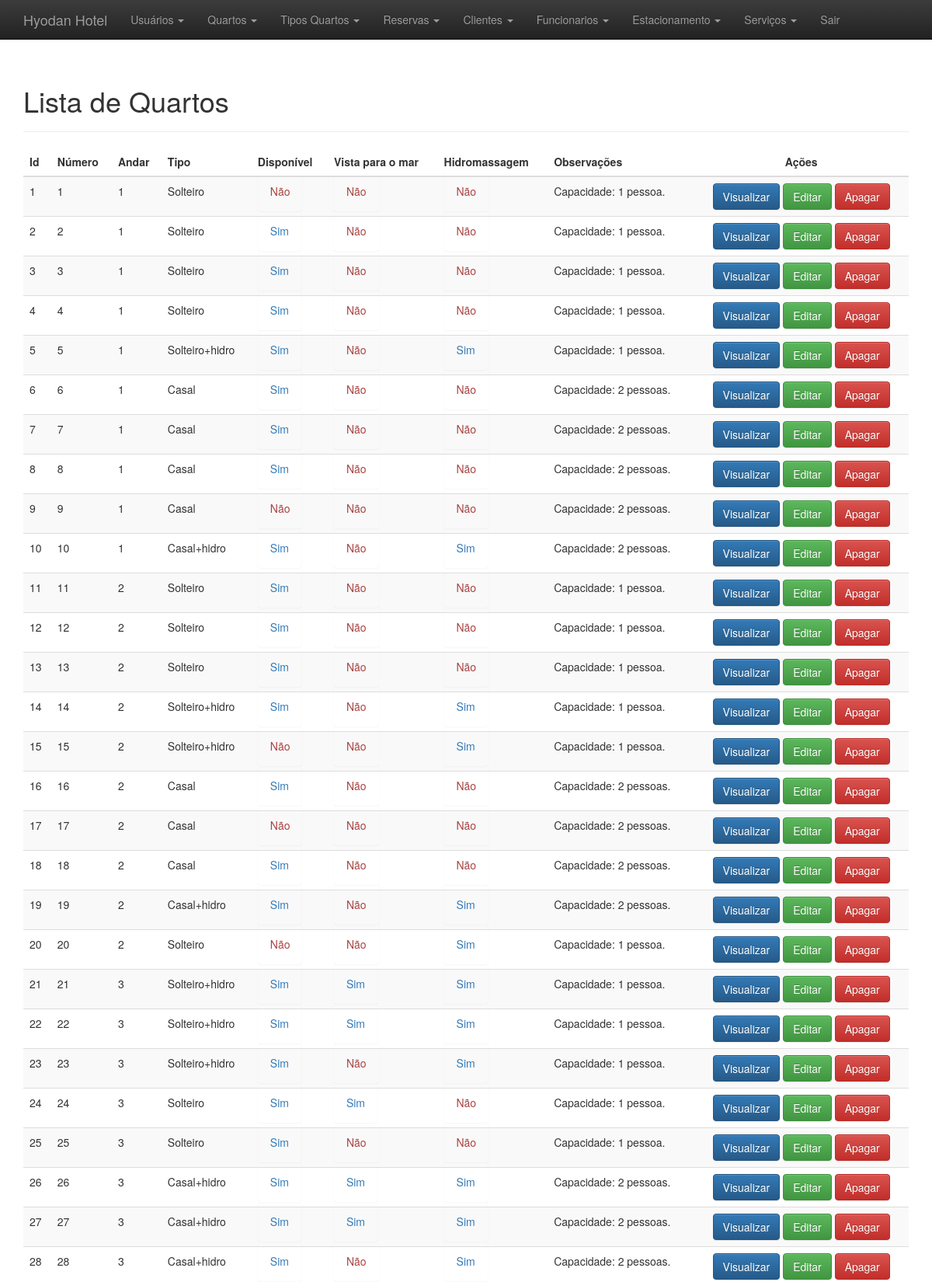
Screenshot of /SITE/hotel/administrativo.php?link=7 (signed in, upper part) with the database file from the repository.
### tables this page shows
CREATE TABLE IF NOT EXISTS `quartos` (
  `idquarto` int(11) NOT NULL AUTO_INCREMENT,
  `numero` int(3) NOT NULL,
  `andar` int(2) NOT NULL,
  `tipo` int(11) NOT NULL,
  `disponivel` tinyint(1) NOT NULL,
  `vista_mar` tinyint(1) NOT NULL,
  `hidromassagem` tinyint(1) NOT NULL,
  `imagem` varchar(100) DEFAULT NULL,
  `obs` text,
  PRIMARY KEY (`idquarto`),
  UNIQUE KEY `numero` (`numero`),
  KEY `tipo` (`tipo`)
);

CREATE TABLE IF NOT EXISTS `tiposquartos` (
  `idtipo` int(11) NOT NULL AUTO_INCREMENT,
  `nome` varchar(30) DEFAULT NULL,
  `diaria` float(6,2) DEFAULT NULL,
  PRIMARY KEY (`idtipo`)
);

### SITE/hotel/listar_quartos.php (the view, shortened to what this page needs)
<?php
	$sql = "select q.idquarto, q.numero, q.andar, q.tipo, q.disponivel, q.vista_mar, q.hidromassagem, q.imagem, q.imagem, q.obs, t.nome, t.idtipo from quartos as q join tiposquartos as t on q.tipo = t.idtipo ORDER BY q.idquarto";
	$selecao = mysqli_query($conexao, $sql);
?>
    <div class="container theme-showcase" role="main">
	    <div class="page-header">
	    	<h1>Lista de Quartos</h1>
	    </div>
	<table class="table table-striped">
		<thead>
			<tr>
				<th>Id</th>
				<th>Número</th>
				<th>Andar</th>
				<th>Tipo</th>
				<th>Disponível</th>
				<th>Vista para o mar</th>
				<th>Hidromassagem</th>
				<th>Observações</th>
				<th><center>Ações</center></th>
			</tr>
		</thead>
		<tbody>
			<?php
				while($results = mysqli_fetch_assoc($selecao)){
					$id = $results['idquarto'];
					$num = $results['numero'];
					$andar = $results['andar'];
					$tipo = $results['nome'];
					$disp = $results['disponivel'];
					$vista = $results['vista_mar'];
					$hidro = $results['hidromassagem'];
					$obs = $results['obs'];
			?>
			<tr>
				<td><?= $id;?></td>
				<td><?= $num;?></td>
				<td><?= $andar;?></td>
				<td><?= $tipo;?></td>
				<td><?php
					if($disp == 0){
						echo "<span class='alert text-danger'>Não</span>";
					}else{
						echo "<span class='alert text-primary'>Sim</span>";
					}
				?></td>
				<td><?php
					if($vista == 0){
						echo "<span class='alert text-danger'>Não</span>";
					}else{
						echo "<span class='alert text-primary'>Sim</span>";
					}
				?></td>
				<td><?php
					if($hidro == 0){
						echo "<span class='alert text-danger'>Não</span>";
					}else{
						echo "<span class='alert text-primary'>Sim</span>";
					}
				?></td>
				<td><?= $obs;?></td>
				<td>
					<center>
						<a href="administrativo.php?link=9&id=<?=$id;?>"><button type="button" class="btn btn-primary">Visualizar</button></a>
						<a href="administrativo.php?link=8&id=<?=$id;?>"><button type="button" class="btn btn-success">Editar</button></a>
						<a href="deletar-quarto.php?id=<?=$id;?>"><button type="button" class="btn btn-danger">Apagar</button></a>
					</center>
				</td>
			</tr>
			<?php }?>
		</tbody>
	</table>
    </div>

### SITE/hotel/css/theme.css (style rules this page uses)
body { padding-top: 70px; padding-bottom: 30px; }

### rows the page displays
quartos: idquarto "1", numero "1", andar "1", tipo.nome "Solteiro", disponivel "Não", vista_mar "Não", hidromassagem "Não", obs "Capacidade: 1 pessoa."
quartos: idquarto "2", numero "2", andar "1", tipo.nome "Solteiro", disponivel "Sim", vista_mar "Não", hidromassagem "Não", obs "Capacidade: 1 pessoa."
quartos: idquarto "3", numero "3", andar "1", tipo.nome "Solteiro", disponivel "Sim", vista_mar "Não", hidromassagem "Não", obs "Capacidade: 1 pessoa."
quartos: idquarto "4", numero "4", andar "1", tipo.nome "Solteiro", disponivel "Sim", vista_mar "Não", hidromassagem "Não", obs "Capacidade: 1 pessoa."
quartos: idquarto "5", numero "5", andar "1", tipo.nome "Solteiro+hidro", disponivel "Sim", vista_mar "Não", hidromassagem "Sim", obs "Capacidade: 1 pessoa."
quartos: idquarto "6", numero "6", andar "1", tipo.nome "Casal", disponivel "Sim", vista_mar "Não", hidromassagem "Não", obs "Capacidade: 2 pessoas."
quartos: idquarto "7", numero "7", andar "1", tipo.nome "Casal", disponivel "Sim", vista_mar "Não", hidromassagem "Não", obs "Capacidade: 2 pessoas."
quartos: idquarto "8", numero "8", andar "1", tipo.nome "Casal", disponivel "Sim", vista_mar "Não", hidromassagem "Não", obs "Capacidade: 2 pessoas."
quartos: idquarto "9", numero "9", andar "1", tipo.nome "Casal", disponivel "Não", vista_mar "Não", hidromassagem "Não", obs "Capacidade: 2 pessoas."
quartos: idquarto "10", numero "10", andar "1", tipo.nome "Casal+hidro", disponivel "Sim", vista_mar "Não", hidromassagem "Sim", obs "Capacidade: 2 pessoas."
quartos: idquarto "11", numero "11", andar "2", tipo.nome "Solteiro", disponivel "Sim", vista_mar "Não", hidromassagem "Não", obs "Capacidade: 1 pessoa."
quartos: idquarto "12", numero "12", andar "2", tipo.nome "Solteiro", disponivel "Sim", vista_mar "Não", hidromassagem "Não", obs "Capacidade: 1 pessoa."
quartos: idquarto "13", numero "13", andar "2", tipo.nome "Solteiro", disponivel "Sim", vista_mar "Não", hidromassagem "Não", obs "Capacidade: 1 pessoa."
quartos: idquarto "14", numero "14", andar "2", tipo.nome "Solteiro+hidro", disponivel "Sim", vista_mar "Não", hidromassagem "Sim", obs "Capacidade: 1 pessoa."
quartos: idquarto "15", numero "15", andar "2", tipo.nome "Solteiro+hidro", disponivel "Não", vista_mar "Não", hidromassagem "Sim", obs "Capacidade: 1 pessoa."
quartos: idquarto "16", numero "16", andar "2", tipo.nome "Casal", disponivel "Sim", vista_mar "Não", hidromassagem "Não", obs "Capacidade: 2 pessoas."
quartos: idquarto "17", numero "17", andar "2", tipo.nome "Casal", disponivel "Não", vista_mar "Não", hidromassagem "Não", obs "Capacidade: 2 pessoas."
quartos: idquarto "18", numero "18", andar "2", tipo.nome "Casal", disponivel "Sim", vista_mar "Não", hidromassagem "Não", obs "Capacidade: 2 pessoas."
quartos: idquarto "19", numero "19", andar "2", tipo.nome "Casal+hidro", disponivel "Sim", vista_mar "Não", hidromassagem "Sim", obs "Capacidade: 2 pessoas."
quartos: idquarto "20", numero "20", andar "2", tipo.nome "Solteiro", disponivel "Não", vista_mar "Não", hidromassagem "Sim", obs "Capacidade: 1 pessoa."
quartos: idquarto "21", numero "21", andar "3", tipo.nome "Solteiro+hidro", disponivel "Sim", vista_mar "Sim", hidromassagem "Sim", obs "Capacidade: 1 pessoa."
quartos: idquarto "22", numero "22", andar "3", tipo.nome "Solteiro+hidro", disponivel "Sim", vista_mar "Sim", hidromassagem "Sim", obs "Capacidade: 1 pessoa."
quartos: idquarto "23", numero "23", andar "3", tipo.nome "Solteiro+hidro", disponivel "Sim", vista_mar "Não", hidromassagem "Sim", obs "Capacidade: 1 pessoa."
quartos: idquarto "24", numero "24", andar "3", tipo.nome "Solteiro", disponivel "Sim", vista_mar "Sim", hidromassagem "Não", obs "Capacidade: 1 pessoa."
quartos: idquarto "25", numero "25", andar "3", tipo.nome "Solteiro", disponivel "Sim", vista_mar "Não", hidromassagem "Não", obs "Capacidade: 1 pessoa."
quartos: idquarto "26", numero "26", andar "3", tipo.nome "Casal+hidro", disponivel "Sim", vista_mar "Sim", hidromassagem "Sim", obs "Capacidade: 2 pessoas."
quartos: idquarto "27", numero "27", andar "3", tipo.nome "Casal+hidro", disponivel "Sim", vista_mar "Sim", hidromassagem "Sim", obs "Capacidade: 2 pessoas."
quartos: idquarto "28", numero "28", andar "3", tipo.nome "Casal+hidro", disponivel "Sim", vista_mar "Não", hidromassagem "Sim", obs "Capacidade: 2 pessoas."
